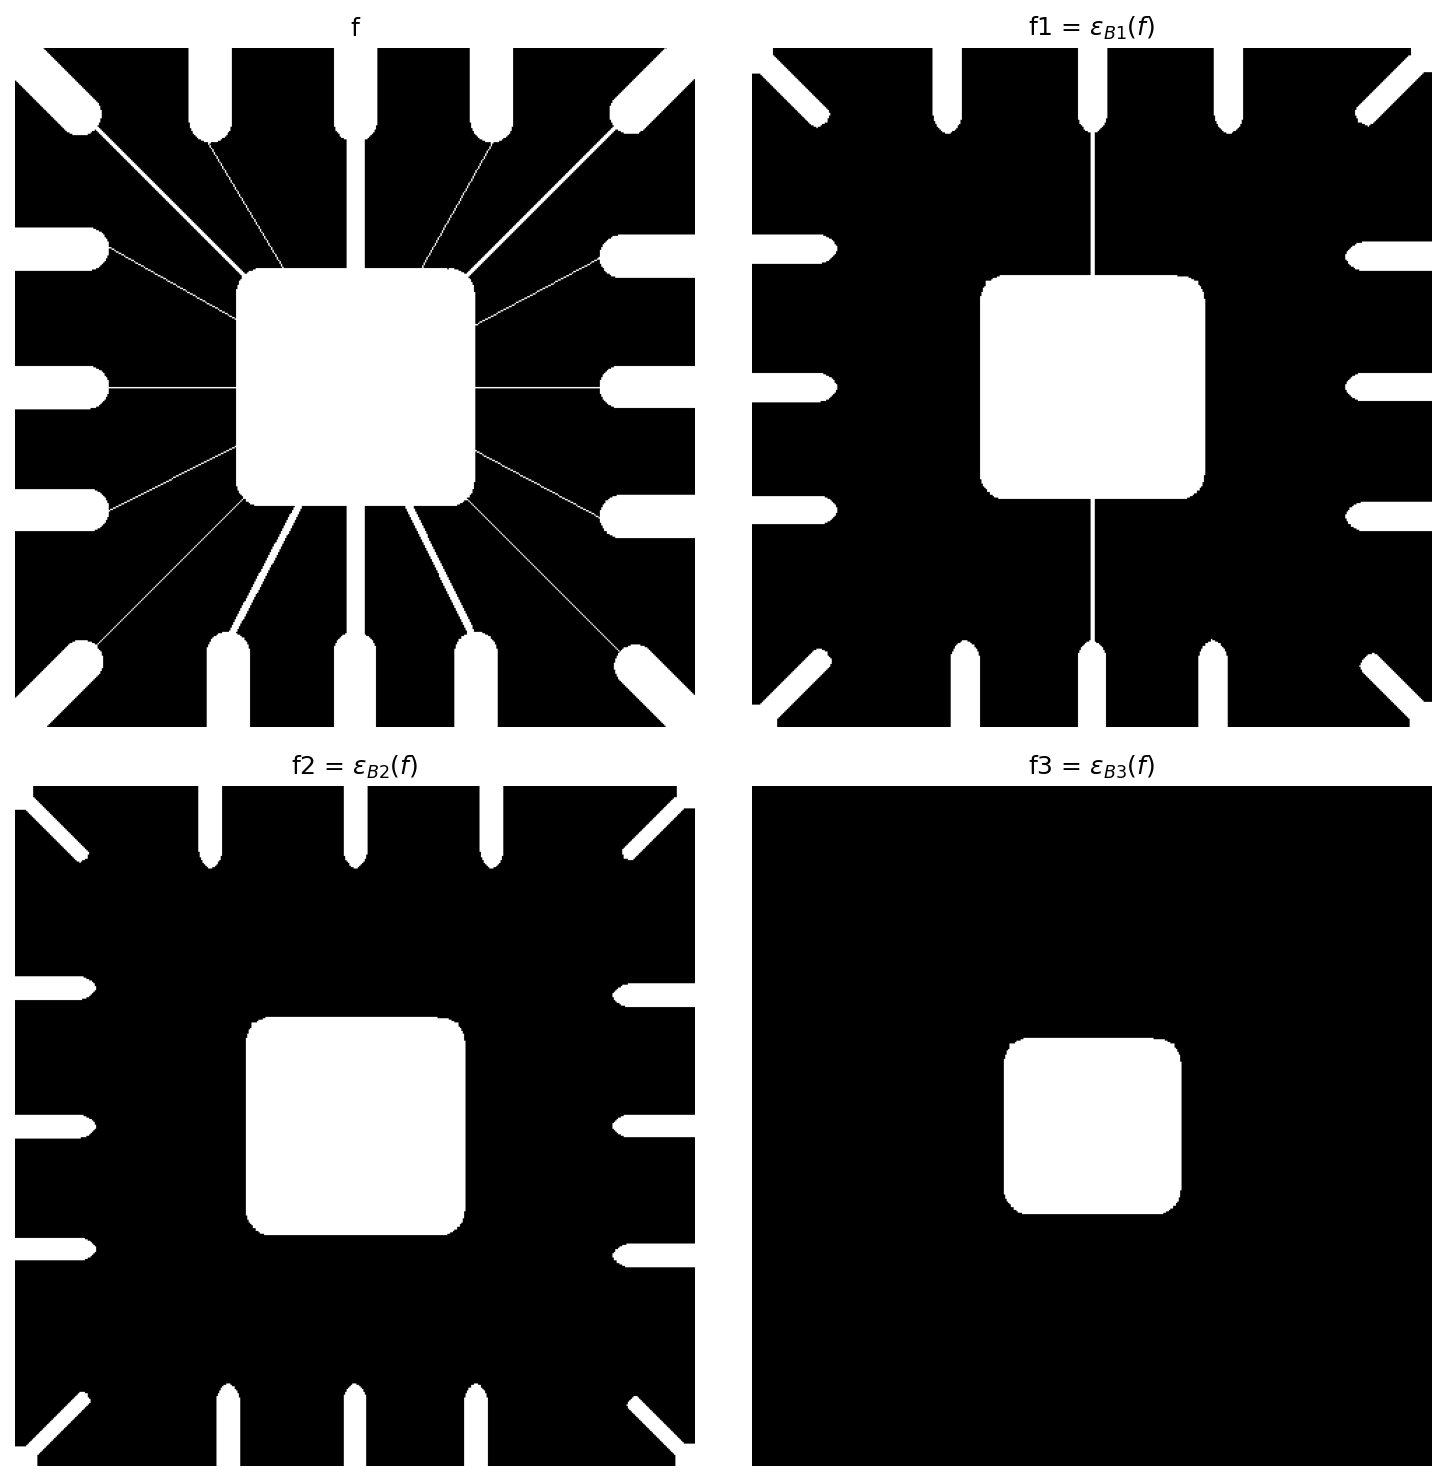

The script that saved this image:
import numpy as np
import matplotlib.pyplot as plt
import PIL.Image
import sys
from pathlib import Path
import ia870 as ia
from libDIPUM.data_path import dip_data

# %% Figure95

# %% Data
# Keep PIL reader: this TIFF can be interpreted inverted by some loaders.
f = np.array(PIL.Image.open(dip_data('wirebond-mask.tif')))

# %% SE
B1 = ia.iasebox(5)
B2 = ia.iasebox(7)
B3 = ia.iasebox(22)

# %% Erosion
f1 = ia.iaero(f, B1)
f2 = ia.iaero(f, B2)
f3 = ia.iaero(f, B3)

# %% Display
fig = plt.figure(num=1, figsize=(10, 10))
try:
    fig.canvas.manager.set_window_title('Figure 9.5')
except Exception:
    pass

plt.subplot(2, 2, 1)
plt.imshow(f, cmap='gray')
plt.title('f')
plt.axis('off')

plt.subplot(2, 2, 2)
plt.imshow(f1, cmap='gray')
plt.title(r'f1 = $\epsilon_{B1}(f)$')
plt.axis('off')

plt.subplot(2, 2, 3)
plt.imshow(f2, cmap='gray')
plt.title(r'f2 = $\epsilon_{B2}(f)$')
plt.axis('off')

plt.subplot(2, 2, 4)
plt.imshow(f3, cmap='gray')
plt.title(r'f3 = $\epsilon_{B3}(f)$')
plt.axis('off')

plt.tight_layout()
fig.savefig('Figure95.png', dpi=150, bbox_inches='tight')
plt.show()
